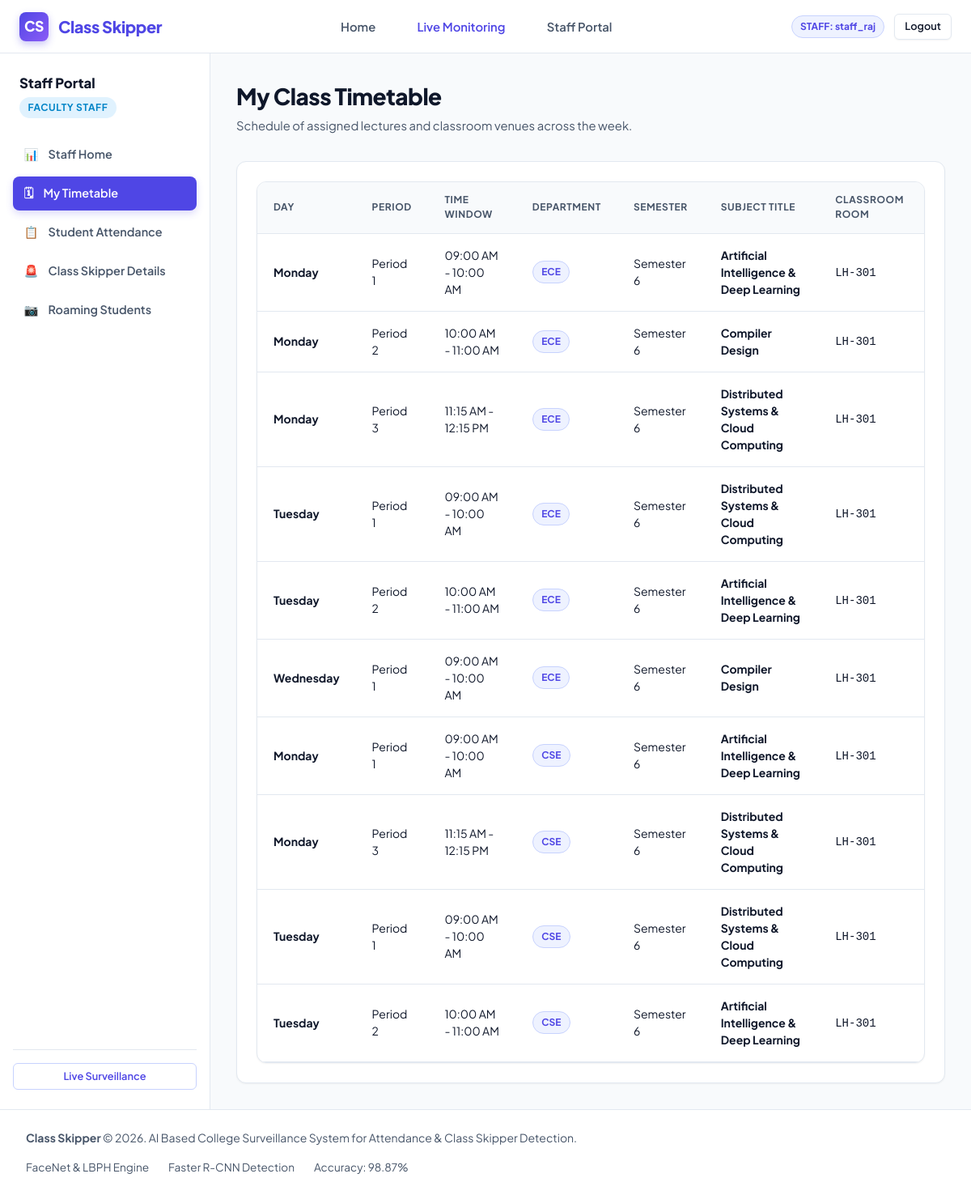
The app's page /staff/timetable (signed in) with its own data.
### tables this page shows
CREATE TABLE staff (
            id INTEGER PRIMARY KEY AUTOINCREMENT,
            staff_id VARCHAR(50) UNIQUE NOT NULL,
            name VARCHAR(150) NOT NULL,
            email VARCHAR(100) NOT NULL,
            mobile VARCHAR(30) NOT NULL,
            dept VARCHAR(100) NOT NULL,
            designation VARCHAR(100) DEFAULT 'Assistant Professor',
            username VARCHAR(50) UNIQUE NOT NULL,
            password VARCHAR(100) NOT NULL
        );

CREATE TABLE timetable (
            id INTEGER PRIMARY KEY AUTOINCREMENT,
            dept VARCHAR(100) NOT NULL,
            sem VARCHAR(50) NOT NULL,
            day_name VARCHAR(30) NOT NULL,
            period VARCHAR(20) NOT NULL,
            start_time VARCHAR(20) NOT NULL,
            end_time VARCHAR(20) NOT NULL,
            subject VARCHAR(150) NOT NULL,
            staff_name VARCHAR(150) NOT NULL,
            room VARCHAR(50) DEFAULT 'LH-101'
        );

### app.py (the view)
@app.route('/staff/timetable')
@login_required('staff')
def staff_timetable():
    staff_info = query_db("SELECT * FROM staff WHERE username = %s", (session['username'],), one=True)
    my_tt = query_db("SELECT * FROM timetable WHERE staff_name LIKE %s OR dept = %s", (f"%{staff_info['name'].split()[-1]}%", staff_info['dept']))
    return render_template('staff/timetable.html', active_page='timetable', my_timetable=my_tt)

### app.py (called while the page is built)
def login_required(required_role=None):
    def decorator(f):
        @functools.wraps(f)
        def decorated_function(*args, **kwargs):
            if not session.get('username'):
                flash('Please log in to access this portal.', 'danger')
                return redirect(url_for('login_view', role=required_role or 'admin'))
            if required_role and session.get('role') != required_role:
                flash(f'Unauthorized access. {required_role.capitalize()} privileges required.', 'danger')
                return redirect(url_for('index'))
            return f(*args, **kwargs)
        return decorated_function
    return decorator

### db.py (called while the page is built)
def get_connection():
    if DATABASE_TYPE == 'mysql':
        try:
            import mysql.connector
            conn = mysql.connector.connect(**MYSQL_CONFIG)
            return conn, 'mysql'
        except Exception:
            conn = sqlite3.connect(SQLITE_DB_PATH)
            conn.row_factory = sqlite3.Row
            return conn, 'sqlite'
    else:
        conn = sqlite3.connect(SQLITE_DB_PATH)
        conn.row_factory = sqlite3.Row
        return conn, 'sqlite'

def query_db(query, args=(), one=False, commit=False):
    conn, db_type = get_connection()
    cursor = conn.cursor()
    if db_type == 'sqlite':
        query = query.replace('%s', '?')
    else:
        query = query.replace('?', '%s')
    cursor.execute(query, args)
    if commit:
        conn.commit()
        last_id = cursor.lastrowid
        cursor.close()
        conn.close()
        return last_id
    rv = cursor.fetchall()
    cursor.close()
    conn.close()
    if rv:
        if db_type == 'sqlite':
            results = [dict(ix) for ix in rv]
        else:
            results = [dict(ix) if isinstance(ix, dict) else ix for ix in rv]
        return results[0] if one else results
    return None if one else []

### templates/staff/timetable.html (shortened to what this page needs)
{% extends 'staff/layout.html' %}
{% block staff_content %}
<div>
    <div class="page-header">
        <div>
            <h1 class="page-title">My Class Timetable</h1>
            <p class="page-subtitle">Schedule of assigned lectures and classroom venues across the week.</p>
        </div>
    </div>
    <div class="card">
        <div class="table-responsive">
            <table class="data-table">
                <thead>
                    <tr>
                        <th>Day</th>
                        <th>Period</th>
                        <th>Time Window</th>
                        <th>Department</th>
                        <th>Semester</th>
                        <th>Subject Title</th>
                        <th>Classroom Room</th>
                    </tr>
                </thead>
                <tbody>
                    {% for tt in my_timetable %}
                    <tr>
                        <td><strong>{{ tt.day_name }}</strong></td>
                        <td>{{ tt.period }}</td>
                        <td>{{ tt.start_time }} - {{ tt.end_time }}</td>
                        <td><span class="badge badge-primary">{{ tt.dept }}</span></td>
                        <td>{{ tt.sem }}</td>
                        <td><strong>{{ tt.subject }}</strong></td>
                        <td><code>{{ tt.room }}</code></td>
                    </tr>
                    {% else %}
                    <tr><td colspan="7" style="text-align: center; color: var(--text-muted);">No timetable periods assigned to you.</td></tr>
                    {% endfor %}
                </tbody>
            </table>
        </div>
    </div>
</div>
{% endblock %}

### templates/base.html (shortened to what this page needs)
<!DOCTYPE html>
<html lang="en">
<head>
    <link rel="stylesheet" href="{{ url_for('static', filename='css/style.css') }}">
</head>
<body>
    <nav class="navbar">
        <div class="nav-container">
            <a href="{{ url_for('index') }}" class="brand-logo">
                <div class="brand-icon">CS</div>
                <span>Class Skipper</span>
            </a>
            <ul class="nav-menu">
                <li><a href="{{ url_for('index') }}" class="nav-link">Home</a></li>
                <li><a href="{{ url_for('monitoring_view') }}" class="nav-link" style="color: var(--primary);">Live Monitoring</a></li>
                {% if session.get('role') == 'admin' %}
                    <li><a href="{{ url_for('admin_dashboard') }}" class="nav-link">Admin Portal</a></li>
                {% elif session.get('role') == 'staff' %}
                    <li><a href="{{ url_for('staff_dashboard') }}" class="nav-link">Staff Portal</a></li>
                {% elif session.get('role') == 'hod' %}
                    <li><a href="{{ url_for('hod_dashboard') }}" class="nav-link">HoD Portal</a></li>
                {% else %}
                    <li><a href="{{ url_for('login_view', role='staff') }}" class="nav-link">Staff</a></li>
                    <li><a href="{{ url_for('login_view', role='hod') }}" class="nav-link">HOD</a></li>
                    <li><a href="{{ url_for('login_view', role='admin') }}" class="nav-link">Admin</a></li>
                {% endif %}
            </ul>
            <div class="nav-actions">
                {% if session.get('username') %}
                    <span class="badge badge-primary">
                        {{ session.get('role')|upper }}: {{ session.get('username') }}
                    </span>
                    <a href="{{ url_for('logout') }}" class="btn btn-secondary btn-sm">Logout</a>
                {% else %}
                    <a href="{{ url_for('monitoring_view') }}" class="btn btn-primary btn-sm">Live Surveillance</a>
                {% endif %}
            </div>
        </div>
    </nav>
    <div style="flex: 1;">
        {% block content %}{% endblock %}
    </div>
    <footer class="footer">
        <div style="max-width: 1300px; margin: 0 auto; display: flex; justify-content: space-between; align-items: center; flex-wrap: wrap; gap: 1rem;">
            <div>
                <strong>Class Skipper</strong> &copy; 2026. AI Based College Surveillance System for Attendance & Class Skipper Detection.
            </div>
            <div style="display: flex; gap: 1.5rem; font-size: 0.85rem;">
                <span>FaceNet & LBPH Engine</span>
                <span>Faster R-CNN Detection</span>
                <span>Accuracy: 98.87%</span>
            </div>
        </div>
    </footer>
</body>
</html>

### records on screen
staff: get "staff_raj"
timetable: day_name "Monday", period "Period 1", start_time "09:00 AM", end_time "10:00 AM", dept "ECE", sem "Semester 6", subject "Artificial Intelligence & Deep Learning", room "LH-301"
timetable: day_name "Monday", period "Period 2", start_time "10:00 AM", end_time "11:00 AM", dept "ECE", sem "Semester 6", subject "Compiler Design", room "LH-301"
timetable: day_name "Monday", period "Period 3", start_time "11:15 AM", end_time "12:15 PM", dept "ECE", sem "Semester 6", subject "Distributed Systems & Cloud Computing", room "LH-301"
timetable: day_name "Tuesday", period "Period 1", start_time "09:00 AM", end_time "10:00 AM", dept "ECE", sem "Semester 6", subject "Distributed Systems & Cloud Computing", room "LH-301"
timetable: day_name "Tuesday", period "Period 2", start_time "10:00 AM", end_time "11:00 AM", dept "ECE", sem "Semester 6", subject "Artificial Intelligence & Deep Learning", room "LH-301"
timetable: day_name "Wednesday", period "Period 1", start_time "09:00 AM", end_time "10:00 AM", dept "ECE", sem "Semester 6", subject "Compiler Design", room "LH-301"
timetable: day_name "Monday", period "Period 1", start_time "09:00 AM", end_time "10:00 AM", dept "CSE", sem "Semester 6", subject "Artificial Intelligence & Deep Learning", room "LH-301"
timetable: day_name "Monday", period "Period 3", start_time "11:15 AM", end_time "12:15 PM", dept "CSE", sem "Semester 6", subject "Distributed Systems & Cloud Computing", room "LH-301"
timetable: day_name "Tuesday", period "Period 1", start_time "09:00 AM", end_time "10:00 AM", dept "CSE", sem "Semester 6", subject "Distributed Systems & Cloud Computing", room "LH-301"
timetable: day_name "Tuesday", period "Period 2", start_time "10:00 AM", end_time "11:00 AM", dept "CSE", sem "Semester 6", subject "Artificial Intelligence & Deep Learning", room "LH-301"

### other values on screen
{{ session.get('role')|upper }} "STAFF"
